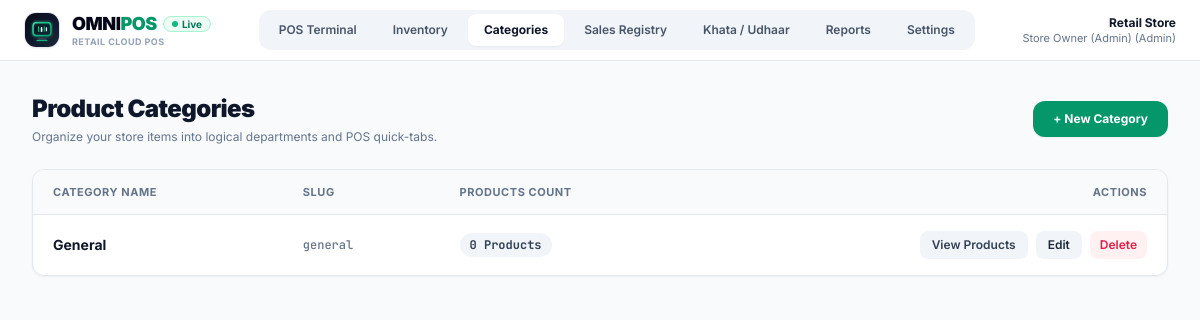
/categories.php, run on the app's committed database.
### tables this page shows
CREATE TABLE IF NOT EXISTS `settings` (
    `id` INT AUTO_INCREMENT PRIMARY KEY,
    `key` VARCHAR(100) NOT NULL UNIQUE,
    `value` TEXT NULL,
    `updated_at` TIMESTAMP DEFAULT CURRENT_TIMESTAMP ON UPDATE CURRENT_TIMESTAMP
);

CREATE TABLE IF NOT EXISTS `users` (
    `id` INT AUTO_INCREMENT PRIMARY KEY,
    `name` VARCHAR(100) NOT NULL,
    `username` VARCHAR(50) NOT NULL UNIQUE,
    `password` VARCHAR(255) NOT NULL,
    `role` ENUM('admin', 'cashier') DEFAULT 'cashier',
    `created_at` TIMESTAMP DEFAULT CURRENT_TIMESTAMP
);

CREATE TABLE IF NOT EXISTS `categories` (
    `id` INT AUTO_INCREMENT PRIMARY KEY,
    `name` VARCHAR(100) NOT NULL,
    `slug` VARCHAR(100) NOT NULL UNIQUE,
    `created_at` TIMESTAMP DEFAULT CURRENT_TIMESTAMP
);

### config/database.php (called while the page is built, shortened)
<?php
function getDBConnection($includeDb = true) {
    try {
        $dsn = "mysql:host=" . DB_HOST . ";port=" . DB_PORT . ";charset=utf8mb4";
        if ($includeDb) {
            $dsn .= ";dbname=" . DB_NAME;
        }
        $pdo = new PDO($dsn, DB_USER, DB_PASS, [
            PDO::ATTR_ERRMODE            => PDO::ERRMODE_EXCEPTION,
            PDO::ATTR_DEFAULT_FETCH_MODE => PDO::FETCH_ASSOC,
            PDO::ATTR_EMULATE_PREPARES   => false,
        ]);
        return $pdo;
    } catch (PDOException $e) {
        if (!$includeDb) {
            die("Database server connection failed: " . $e->getMessage());
        }
        return false;
    }
}
$pdo = getDBConnection(true);
function getSetting($key, $default = '') {
    global $pdo;
    try {
        $stmt = $pdo->prepare("SELECT `value` FROM settings WHERE `key` = ? LIMIT 1");
        $stmt->execute([$key]);
        $row = $stmt->fetch();
        return $row ? $row['value'] : $default;
    } catch (Exception $e) {
        return $default;
    }
}

### includes/auth.php (called while the page is built, shortened)
<?php
require_once __DIR__ . '/../config/database.php';
if (!isset($_SESSION['user_id'])) {
    if ($pdo) {
        try {
            $stmt = $pdo->query("SELECT * FROM users WHERE username = 'admin' LIMIT 1");
        } catch (Exception $e) {}
    }
}
function currentUser() {
    return [
        'id'   => $_SESSION['user_id'] ?? 1,
        'name' => $_SESSION['user_name'] ?? 'Admin User',
        'role' => $_SESSION['user_role'] ?? 'admin'
    ];
}

### categories.php (the view, shortened to what this page needs)
<?php
require_once __DIR__ . '/config/database.php';
require_once __DIR__ . '/includes/header.php';
$categories = [];
try {
    $sql = "
        SELECT c.*, COUNT(p.id) as product_count
        FROM categories c
        LEFT JOIN products p ON c.id = p.category_id AND p.is_active = 1
        GROUP BY c.id
        ORDER BY c.name ASC
    ";
    $categories = $pdo->query($sql)->fetchAll();
} catch (Exception $e) {}
?>
<div class="flex-1 p-8 w-full overflow-y-auto bg-slate-50">
    <div class="flex flex-col sm:flex-row sm:items-center justify-between gap-4 mb-6">
        <div>
            <h1 class="text-2xl font-black text-slate-900 tracking-tight">Product Categories</h1>
            <p class="text-xs text-slate-500 mt-1">Organize your store items into logical departments and POS quick-tabs.</p>
        </div>
        <button type="button" onclick="openCategoryModal()" class="px-5 py-2.5 rounded-xl bg-emerald-600 hover:bg-emerald-700 text-white font-bold text-xs transition shadow-sm">
            + New Category
        </button>
    </div>
    <div class="rounded-xl bg-white border border-slate-200 overflow-hidden shadow-sm">
        <div class="overflow-x-auto">
            <table class="w-full text-left text-xs">
                <thead>
                    <tr class="bg-slate-50 text-slate-500 border-b border-slate-200 text-[11px] uppercase tracking-wider font-bold">
                        <th class="py-3.5 px-5">Category Name</th>
                        <th class="py-3.5 px-5">Slug</th>
                        <th class="py-3.5 px-5">Products Count</th>
                        <th class="py-3.5 px-5 text-right">Actions</th>
                    </tr>
                </thead>
                <tbody class="divide-y divide-slate-100">
                    <?php if (empty($categories)): ?>
                        <tr>
                            <td colspan="4" class="py-16 text-center text-slate-400 font-medium">
                                No categories found. Click "+ New Category" to create one.
                            </td>
                        </tr>
                    <?php else: ?>
                        <?php foreach ($categories as $cat): ?>
                            <tr class="hover:bg-slate-50/80 transition">
                                <td class="py-4 px-5">
                                    <div class="font-bold text-slate-900 text-sm"><?php echo htmlspecialchars($cat['name']); ?></div>
                                </td>
                                <td class="py-4 px-5 font-mono text-slate-500 font-medium">
                                    <?php echo htmlspecialchars($cat['slug']); ?>
                                </td>
                                <td class="py-4 px-5">
                                    <span class="px-2.5 py-1 rounded-full text-xs font-bold font-mono bg-slate-100 text-slate-700">
                                        <?php echo $cat['product_count']; ?> Products
                                    </span>
                                </td>
                                <td class="py-4 px-5 text-right">
                                    <div class="flex items-center justify-end gap-2">
                                        <a href="products.php?cat=<?php echo $cat['id']; ?>" class="px-3 py-1.5 rounded-lg bg-slate-100 hover:bg-slate-200 text-slate-700 text-xs font-semibold transition">
                                            View Products
                                        </a>
                                        <button type="button" onclick='editCategory(<?php echo json_encode($cat); ?>)' class="px-3 py-1.5 rounded-lg bg-slate-100 hover:bg-slate-200 text-slate-800 text-xs font-semibold transition">
                                            Edit
                                        </button>
                                        <a href="categories.php?delete=<?php echo $cat['id']; ?>" onclick="return confirm('Delete this category?');" class="px-2.5 py-1.5 rounded-lg bg-rose-50 hover:bg-rose-100 text-rose-600 text-xs font-semibold transition">
                                            Delete
                                        </a>
                                    </div>
                                </td>
                            </tr>
                        <?php endforeach; ?>
                    <?php endif; ?>
                </tbody>
            </table>
        </div>
    </div>
</div>
<?php require_once __DIR__ . '/includes/footer.php'; ?>

### includes/header.php (shortened to what this page needs)
<?php
require_once __DIR__ . '/auth.php';
require_once __DIR__ . '/../config/database.php';
$storeName   = getSetting('store_name', 'Omni Retail Mart');
$user        = currentUser();
$currentPage = basename($_SERVER['PHP_SELF']);
?>
<!DOCTYPE html>
<html lang="en">
<head>
    <script src="https://cdn.tailwindcss.com"></script>
    <link rel="stylesheet" href="assets/css/pos.css">
</head>
<body class="bg-slate-50 text-slate-900 font-sans min-h-screen flex flex-col antialiased">
    <header class="bg-white border-b border-slate-200 sticky top-0 z-40">
        <div class="px-6 py-2.5 flex items-center justify-between gap-4 w-full">
            <div class="flex items-center gap-3 shrink-0">
                <a href="index.php" class="flex items-center gap-3 group">
                    <img src="assets/images/icon.svg" alt="OmniPOS Icon" class="w-9 h-9 rounded-xl shadow-sm border border-slate-200 group-hover:scale-105 transition shrink-0">
                    <div>
                        <div class="flex items-center gap-1.5">
                            <span class="font-black text-slate-950 text-lg tracking-tight leading-none">OMNI<span class="text-emerald-600">POS</span></span>
                            <span class="inline-flex items-center gap-1 px-2 py-0.5 rounded-full text-[10px] font-bold bg-emerald-50 text-emerald-700 border border-emerald-200 leading-none">
                                <span class="w-1.5 h-1.5 rounded-full bg-emerald-500"></span> Live
                            </span>
                        </div>
                        <div class="text-[9px] font-bold uppercase tracking-wider text-slate-400 mt-1 leading-none">Retail Cloud POS</div>
                    </div>
                </a>
            </div>
            <nav class="hidden md:flex items-center gap-1 bg-slate-100 p-1 rounded-xl text-xs font-semibold">
                <a href="index.php" class="px-4 py-2 rounded-lg transition <?php echo $currentPage === 'index.php' ? 'bg-white text-slate-900 shadow-sm font-bold' : 'text-slate-600 hover:text-slate-900'; ?>">
                    POS Terminal
                </a>
                <a href="products.php" class="px-4 py-2 rounded-lg transition <?php echo $currentPage === 'products.php' ? 'bg-white text-slate-900 shadow-sm font-bold' : 'text-slate-600 hover:text-slate-900'; ?>">
                    Inventory
                </a>
                <a href="categories.php" class="px-4 py-2 rounded-lg transition <?php echo $currentPage === 'categories.php' ? 'bg-white text-slate-900 shadow-sm font-bold' : 'text-slate-600 hover:text-slate-900'; ?>">
                    Categories
                </a>
                <a href="sales.php" class="px-4 py-2 rounded-lg transition <?php echo $currentPage === 'sales.php' ? 'bg-white text-slate-900 shadow-sm font-bold' : 'text-slate-600 hover:text-slate-900'; ?>">
                    Sales Registry
                </a>
                <a href="customers.php" class="px-4 py-2 rounded-lg transition <?php echo $currentPage === 'customers.php' ? 'bg-white text-slate-900 shadow-sm font-bold' : 'text-slate-600 hover:text-slate-900'; ?>">
                    Khata / Udhaar
                </a>
                <a href="dashboard.php" class="px-4 py-2 rounded-lg transition <?php echo $currentPage === 'dashboard.php' ? 'bg-white text-slate-900 shadow-sm font-bold' : 'text-slate-600 hover:text-slate-900'; ?>">
                    Reports
                </a>
                <a href="settings.php" class="px-4 py-2 rounded-lg transition <?php echo $currentPage === 'settings.php' ? 'bg-white text-slate-900 shadow-sm font-bold' : 'text-slate-600 hover:text-slate-900'; ?>">
                    Settings
                </a>
            </nav>
            <div class="flex items-center gap-3">
                <div class="text-right text-xs">
                    <div class="font-bold text-slate-900 leading-tight"><?php echo htmlspecialchars($storeName); ?></div>
                    <div class="text-[11px] text-slate-500 capitalize"><?php echo htmlspecialchars($user['name']); ?> (<?php echo htmlspecialchars($user['role']); ?>)</div>
                </div>
            </div>
        </div>
    </header>
    <main class="flex-1 flex flex-col w-full">

### assets/css/pos.css (style rules this page uses)
:root { --bg-page: #f8fafc; --bg-surface: #ffffff; --border-color: #e2e8f0; --text-primary: #0f172a; --text-secondary: #475569; --text-muted: #94a3b8; --brand-primary: #059669; --brand-hover: #047857; --brand-light: #ecfdf5; }
body { background-color: var(--bg-page); color: var(--text-primary); font-feature-settings: "cv02", "cv03", "cv04", "cv11"; }

### data on the page
settings: value "Retail Store"
users: name "Store Owner (Admin)", role "Admin"
categories: name "General", slug "general", product_count "0"
